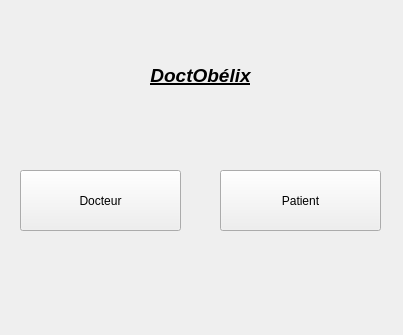
<?xml version="1.0" encoding="UTF-8"?>
<ui version="4.0">
 <class>Form</class>
 <widget class="QWidget" name="Form">
  <property name="geometry">
   <rect>
    <x>0</x>
    <y>0</y>
    <width>403</width>
    <height>335</height>
   </rect>
  </property>
  <property name="windowTitle">
   <string>Form</string>
  </property>
  <widget class="QLabel" name="label">
   <property name="geometry">
    <rect>
     <x>0</x>
     <y>50</y>
     <width>401</width>
     <height>51</height>
    </rect>
   </property>
   <property name="text">
    <string>&lt;html&gt;&lt;head/&gt;&lt;body&gt;&lt;p align=&quot;center&quot;&gt;&lt;span style=&quot; font-size:14pt; font-weight:600; font-style:italic; text-decoration: underline;&quot;&gt;DoctObélix&lt;/span&gt;&lt;/p&gt;&lt;/body&gt;&lt;/html&gt;</string>
   </property>
  </widget>
  <widget class="QPushButton" name="DoctorButton">
   <property name="geometry">
    <rect>
     <x>20</x>
     <y>170</y>
     <width>161</width>
     <height>61</height>
    </rect>
   </property>
   <property name="text">
    <string>Docteur</string>
   </property>
  </widget>
  <widget class="QPushButton" name="PatientButton">
   <property name="geometry">
    <rect>
     <x>220</x>
     <y>170</y>
     <width>161</width>
     <height>61</height>
    </rect>
   </property>
   <property name="text">
    <string>Patient</string>
   </property>
  </widget>
 </widget>
 <resources/>
 <connections/>
</ui>
